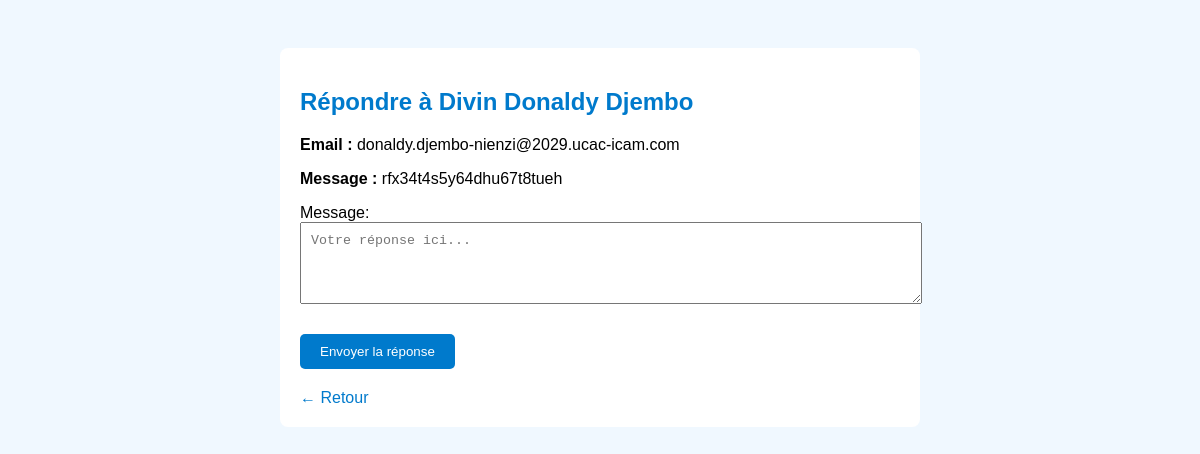
Screenshot of /feedback/repondre/10/ (signed in) with the database file from the repository.
### vitrine/models.py (models this page shows, shortened)
class Feedback(models.Model):
    nom = models.CharField(max_length=100)
    email = models.EmailField()
    message = models.TextField()
    date = models.DateTimeField(auto_now_add=True)

### vitrine/views.py (the view, shortened to what this page needs)
# urls.py: path('feedback/repondre/<int:feedback_id>/', views.repondre_feedback, name='repondre_feedback'),
@staff_member_required
def repondre_feedback(request, feedback_id):
    feedback = get_object_or_404(Feedback, id=feedback_id)
    form = ReponseFeedbackForm()
    return render(request, 'vitrine/repondre_feedback.html', {
        'feedback': feedback,
        'form': form
    })

### vitrine/form.py
class ReponseFeedbackForm(forms.ModelForm):
    class Meta:
        model = ReponseFeedback
        fields = ['message']
        widgets = {
            'message': forms.Textarea(attrs={'rows': 4, 'placeholder': 'Votre réponse ici...'})
        }

### vitrine/templates/vitrine/repondre_feedback.html (shortened to what this page needs)
{% load static %}
<!DOCTYPE html>
<html lang="fr">
<head>
</head>
<body>
  <div class="container">
    <h2>Répondre à {{ feedback.nom }}</h2>
    <p><strong>Email :</strong> {{ feedback.email }}</p>
    <p><strong>Message :</strong> {{ feedback.message }}</p>
    <form method="post">
      {{ form.as_p }}
      <button type="submit">Envoyer la réponse</button>
    </form>
    <a href="{% url 'liste_feedbacks' %}">← Retour</a>
  </div>
</body>
</html>

### vitrine/templates/vitrine/repondre_feedback.html (style rules this page uses)
body { font-family: sans-serif; background: #f0f8ff; padding: 40px; }
.container { background: white; padding: 20px; border-radius: 8px; max-width: 600px; margin: auto; }
h2 { color: #007acc; }
textarea { width: 100%; padding: 10px; margin-bottom: 10px; }
button { background-color: #007acc; color: white; border: none; padding: 10px 20px; border-radius: 5px; }
a { display: inline-block; margin-top: 20px; color: #007acc; text-decoration: none; }

### rows the page displays
Feedback: nom "Divin Donaldy Djembo", email "donaldy.djembo-nienzi@2029.ucac-icam.com", message "rfx34t4s5y64dhu67t8tueh"
